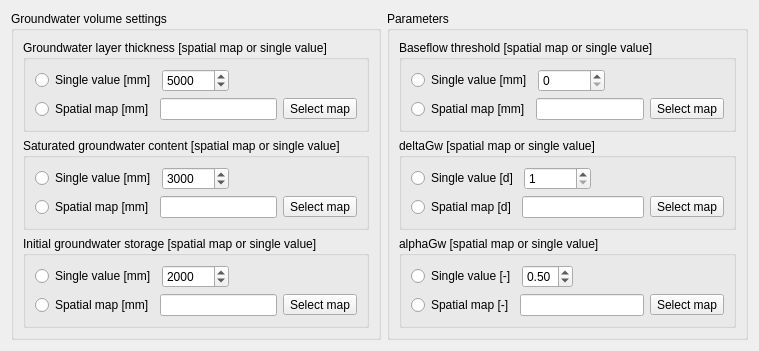
       <widget class="QWidget" name="groundwaterTab">
        <attribute name="title">
         <string>Groundwater</string>
        </attribute>
        <layout class="QGridLayout" name="gridLayout">
         <item row="0" column="0">
          <widget class="QGroupBox" name="groupBox_7">
           <property name="title">
            <string>Groundwater volume settings</string>
           </property>
           <layout class="QFormLayout" name="formLayout_16">
            <item row="0" column="0" colspan="2">
             <widget class="QGroupBox" name="groupBox_8">
              <property name="title">
               <string>Groundwater layer thickness [spatial map or single value]</string>
              </property>
              <layout class="QFormLayout" name="formLayout_8">
               <item row="0" column="0">
                <layout class="QHBoxLayout" name="horizontalLayout_41">
                 <item>
                  <widget class="QRadioButton" name="gwDepthSingleRadioButton">
                   <property name="text">
                    <string>Single value [mm]</string>
                   </property>
                  </widget>
                 </item>
                 <item>
                  <widget class="QSpinBox" name="gwDepthSpinBox">
                   <property name="maximum">
                    <number>1000000000</number>
                   </property>
                   <property name="singleStep">
                    <number>100</number>
                   </property>
                   <property name="value">
                    <number>5000</number>
                   </property>
                  </widget>
                 </item>
                </layout>
               </item>
               <item row="1" column="0" colspan="2">
                <layout class="QHBoxLayout" name="horizontalLayout_40">
                 <item>
                  <widget class="QRadioButton" name="gwDepthMapRadioButton">
                   <property name="text">
                    <string>Spatial map [mm]</string>
                   </property>
                  </widget>
                 </item>
                 <item>
                  <widget class="QLineEdit" name="gwDepthLineEdit">
                   <property name="readOnly">
                    <bool>true</bool>
                   </property>
                  </widget>
                 </item>
                 <item>
                  <widget class="QToolButton" name="selectGwDepthMapButton">
                   <property name="text">
                    <string>Select map</string>
                   </property>
                  </widget>
                 </item>
                </layout>
               </item>
              </layout>
             </widget>
            </item>
            <item row="1" column="0" colspan="2">
             <widget class="QGroupBox" name="groupBox_9">
              <property name="title">
               <string>Saturated groundwater content [spatial map or single value]</string>
              </property>
              <layout class="QFormLayout" name="formLayout_10">
               <item row="0" column="0">
                <layout class="QHBoxLayout" name="horizontalLayout_42">
                 <item>
                  <widget class="QRadioButton" name="gwSatSingleRadioButton">
                   <property name="text">
                    <string>Single value [mm]</string>
                   </property>
                  </widget>
                 </item>
                 <item>
                  <widget class="QSpinBox" name="gwSatSpinBox">
                   <property name="maximum">
                    <number>1000000000</number>
                   </property>
                   <property name="singleStep">
                    <number>100</number>
                   </property>
                   <property name="value">
                    <number>3000</number>
                   </property>
                  </widget>
                 </item>
                </layout>
               </item>
               <item row="1" column="0" colspan="2">
                <layout class="QHBoxLayout" name="horizontalLayout_43">
                 <item>
                  <widget class="QRadioButton" name="gwSatMapRadioButton">
                   <property name="text">
                    <string>Spatial map [mm]</string>
                   </property>
                  </widget>
                 </item>
                 <item>
                  <widget class="QLineEdit" name="gwSatLineEdit">
                   <property name="readOnly">
                    <bool>true</bool>
                   </property>
                  </widget>
                 </item>
                 <item>
                  <widget class="QToolButton" name="selectGwSatMapButton">
                   <property name="text">
                    <string>Select map</string>
                   </property>
                  </widget>
                 </item>
                </layout>
               </item>
              </layout>
             </widget>
            </item>
            <item row="2" column="0" colspan="2">
             <widget class="QGroupBox" name="groupBox_10">
              <property name="title">
               <string>Initial groundwater storage [spatial map or single value]</string>
              </property>
              <layout class="QFormLayout" name="formLayout_11">
               <property name="fieldGrowthPolicy">
                <enum>QFormLayout::AllNonFixedFieldsGrow</enum>
               </property>
               <item row="0" column="0">
                <layout class="QHBoxLayout" name="horizontalLayout_44">
                 <item>
                  <widget class="QRadioButton" name="gwInitSingleRadioButton">
                   <property name="text">
                    <string>Single value [mm]</string>
                   </property>
                  </widget>
                 </item>
                 <item>
                  <widget class="QSpinBox" name="gwInitSpinBox">
                   <property name="maximum">
                    <number>1000000000</number>
                   </property>
                   <property name="singleStep">
                    <number>100</number>
                   </property>
                   <property name="value">
                    <number>2000</number>
                   </property>
                  </widget>
                 </item>
                </layout>
               </item>
               <item row="1" column="0" colspan="2">
                <layout class="QHBoxLayout" name="horizontalLayout_47">
                 <item>
                  <widget class="QRadioButton" name="gwInitMapRadioButton">
                   <property name="text">
                    <string>Spatial map [mm]</string>
                   </property>
                  </widget>
                 </item>
                 <item>
                  <widget class="QLineEdit" name="gwInitLineEdit">
                   <property name="readOnly">
                    <bool>true</bool>
                   </property>
                  </widget>
                 </item>
                 <item>
                  <widget class="QToolButton" name="selectGwInitMapButton">
                   <property name="text">
                    <string>Select map</string>
                   </property>
                  </widget>
                 </item>
                </layout>
               </item>
              </layout>
             </widget>
            </item>
           </layout>
          </widget>
         </item>
         <item row="0" column="1">
          <widget class="QGroupBox" name="groupBox_11">
           <property name="title">
            <string>Parameters</string>
           </property>
           <layout class="QFormLayout" name="formLayout_9">
            <item row="0" column="0" colspan="2">
             <widget class="QGroupBox" name="groupBox_12">
              <property name="title">
               <string>Baseflow threshold [spatial map or single value]</string>
              </property>
              <layout class="QFormLayout" name="formLayout_13">
               <item row="0" column="0">
                <layout class="QHBoxLayout" name="horizontalLayout_48">
                 <item>
                  <widget class="QRadioButton" name="baseThreshSingleRadioButton">
                   <property name="text">
                    <string>Single value [mm]</string>
                   </property>
                  </widget>
                 </item>
                 <item>
                  <widget class="QSpinBox" name="baseThreshSpinBox">
                   <property name="maximum">
                    <number>1000000000</number>
                   </property>
                   <property name="singleStep">
                    <number>100</number>
                   </property>
                  </widget>
                 </item>
                </layout>
               </item>
               <item row="1" column="0" colspan="2">
                <layout class="QHBoxLayout" name="horizontalLayout_49">
                 <item>
                  <widget class="QRadioButton" name="baseThreshMapRadioButton">
                   <property name="text">
                    <string>Spatial map [mm]</string>
                   </property>
                  </widget>
                 </item>
                 <item>
                  <widget class="QLineEdit" name="baseThreshLineEdit">
                   <property name="readOnly">
                    <bool>true</bool>
                   </property>
                  </widget>
                 </item>
                 <item>
                  <widget class="QToolButton" name="selectBaseThreshMapButton">
                   <property name="text">
                    <string>Select map</string>
                   </property>
                  </widget>
                 </item>
                </layout>
               </item>
              </layout>
             </widget>
            </item>
            <item row="1" column="0" colspan="2">
             <widget class="QGroupBox" name="groupBox_13">
              <property name="title">
               <string>deltaGw [spatial map or single value]</string>
              </property>
              <layout class="QFormLayout" name="formLayout_12">
               <item row="0" column="0">
                <layout class="QHBoxLayout" name="horizontalLayout_50">
                 <item>
                  <widget class="QRadioButton" name="deltaGwSingleRadioButton">
                   <property name="text">
                    <string>Single value [d]</string>
                   </property>
                  </widget>
                 </item>
                 <item>
                  <widget class="QSpinBox" name="deltaGwSpinBox">
                   <property name="minimum">
                    <number>1</number>
                   </property>
                   <property name="maximum">
                    <number>1000000000</number>
                   </property>
                   <property name="value">
                    <number>1</number>
                   </property>
                  </widget>
                 </item>
                </layout>
               </item>
               <item row="1" column="0" colspan="2">
                <layout class="QHBoxLayout" name="horizontalLayout_51">
                 <item>
                  <widget class="QRadioButton" name="deltaGwMapRadioButton">
                   <property name="text">
                    <string>Spatial map [d]</string>
                   </property>
                  </widget>
                 </item>
                 <item>
                  <widget class="QLineEdit" name="deltaGwLineEdit">
                   <property name="readOnly">
                    <bool>true</bool>
                   </property>
                  </widget>
                 </item>
                 <item>
                  <widget class="QToolButton" name="selectDeltaGwMapButton">
                   <property name="text">
                    <string>Select map</string>
                   </property>
                  </widget>
                 </item>
                </layout>
               </item>
              </layout>
             </widget>
            </item>
            <item row="2" column="0" colspan="2">
             <widget class="QGroupBox" name="groupBox_14">
              <property name="title">
               <string>alphaGw [spatial map or single value]</string>
              </property>
              <layout class="QFormLayout" name="formLayout_14">
               <item row="0" column="0">
                <layout class="QHBoxLayout" name="horizontalLayout_53">
                 <item>
                  <widget class="QRadioButton" name="alphaGwSingleRadioButton">
                   <property name="text">
                    <string>Single value [-]</string>
                   </property>
                  </widget>
                 </item>
                 <item>
                  <widget class="QDoubleSpinBox" name="alphaGwDoubleSpinBox">
                   <property name="minimum">
                    <double>0.010000000000000</double>
                   </property>
                   <property name="maximum">
                    <double>1.000000000000000</double>
                   </property>
                   <property name="singleStep">
                    <double>0.010000000000000</double>
                   </property>
                   <property name="value">
                    <double>0.500000000000000</double>
                   </property>
                  </widget>
                 </item>
                </layout>
               </item>
               <item row="1" column="0" colspan="2">
                <layout class="QHBoxLayout" name="horizontalLayout_54">
                 <item>
                  <widget class="QRadioButton" name="alphaGwMapRadioButton">
                   <property name="text">
                    <string>Spatial map [-]</string>
                   </property>
                  </widget>
                 </item>
                 <item>
                  <widget class="QLineEdit" name="alphaGwLineEdit">
                   <property name="readOnly">
                    <bool>true</bool>
                   </property>
                  </widget>
                 </item>
                 <item>
                  <widget class="QToolButton" name="selectAlphaGwMapButton">
                   <property name="text">
                    <string>Select map</string>
                   </property>
                  </widget>
                 </item>
                </layout>
               </item>
              </layout>
             </widget>
            </item>
           </layout>
          </widget>
         </item>
        </layout>
       </widget>
